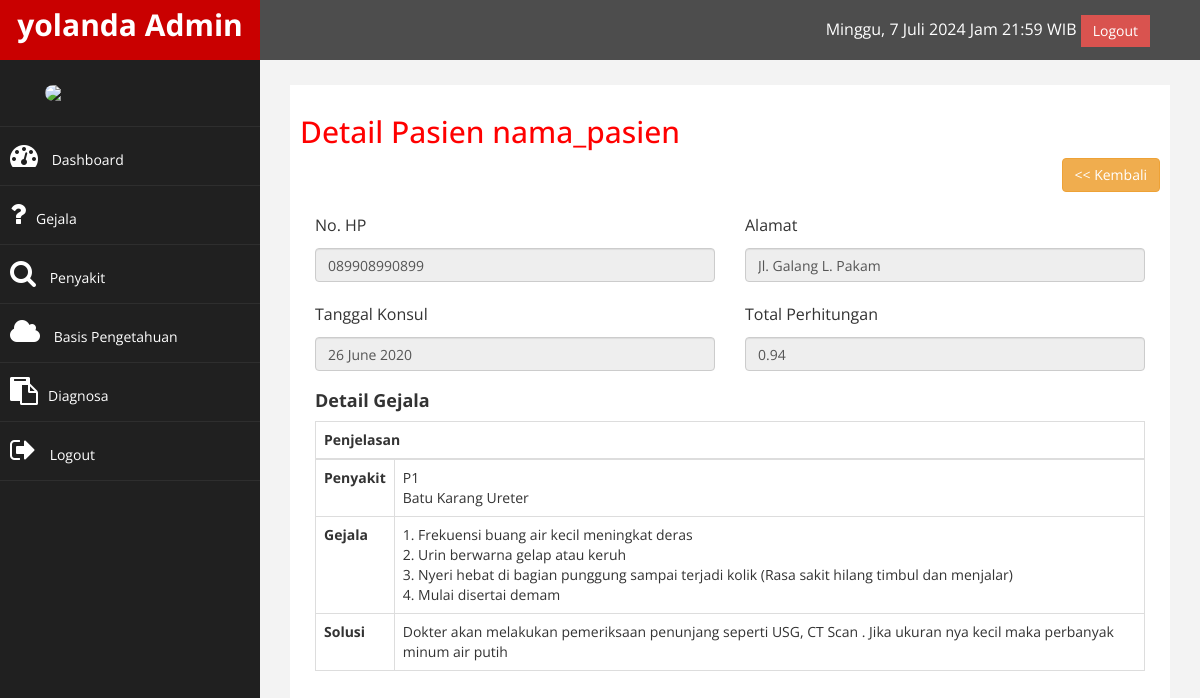
Screenshot of /admin/index.php?halaman=diagnosadetail&id=1 (signed in) with the database file from the repository.
### tables this page shows
CREATE TABLE IF NOT EXISTS `pasien` (
  `id_pasien` int(11) NOT NULL AUTO_INCREMENT,
  `nama_pasien` varchar(100) NOT NULL,
  `tgl_lahir` date NOT NULL,
  `umur` int(11) NOT NULL,
  `jk` enum('p','l') NOT NULL,
  `pekerjaan` varchar(50) NOT NULL,
  `no_hp` varchar(15) NOT NULL,
  `alamat` text NOT NULL,
  `tgl_konsul` date NOT NULL,
  `id_penyakit` int(11) NOT NULL,
  `gejala` longtext DEFAULT NULL,
  `total_perhitungan` float NOT NULL,
  PRIMARY KEY (`id_pasien`)
);

CREATE TABLE IF NOT EXISTS `penyakit` (
  `id_penyakit` int(11) NOT NULL AUTO_INCREMENT,
  `kode_penyakit` varchar(255) NOT NULL,
  `nama_penyakit` varchar(255) NOT NULL,
  `solusi` text NOT NULL,
  PRIMARY KEY (`id_penyakit`)
);

CREATE TABLE IF NOT EXISTS `gejala` (
  `id_gejala` int(11) NOT NULL AUTO_INCREMENT,
  `kode_gejala` varchar(50) NOT NULL,
  `nama_gejala` varchar(255) NOT NULL,
  `nilai_ds` float NOT NULL,
  PRIMARY KEY (`id_gejala`)
);

### admin/diagnosadetail.php (the view, shortened to what this page needs)
<?php $ambil=$koneksi->query("SELECT * FROM pasien WHERE pasien.id_pasien='$_GET[id]'");
$detail = $ambil->fetch_assoc();
?>
<h2>Detail Pasien <?php echo $detail['nama_pasien']; ?> </h2>
<div class="pull-right">
<a href="index.php?halaman=diagnosa" class="btn btn-warning"> << Kembali </a>
</div>
<br>
<div class="form-row">
    <div class="form-group">
        <div class="col-md-6">
            <p>No. HP</p>
            <input type="text" readonly value="<?php echo $detail['no_hp']; ?>" class="form-control">
        </div>
    </div>
</div>
<div class="form-row">
    <div class="form-group">
        <div class="col-md-6">
            <p>Alamat</p>
            <input type="text" readonly value="<?php echo $detail['alamat']; ?>" class="form-control">
        </div>
    </div>
</div>
<div class="form-row">
    <div class="form-group">
        <div class="col-md-6">
            <p>Tanggal Konsul</p>
            <input type="text" readonly value="<?php echo date ('d F Y', strtotime( $detail['tgl_konsul'])); ?>" class="form-control">
        </div>
    </div>
</div>
<div class="form-row">
    <div class="form-group">
        <div class="col-md-6">
            <p>Total Perhitungan</p>
            <input type="text" readonly value="<?php echo round($detail['total_perhitungan'],2); ?>" class="form-control">
        </div>
    </div>
</div>
<div class="form-row">
    <div class="form-group">
        <div class="col-md-12">
            <h4><strong>Detail Gejala</strong></h4>
            <table class="table table-bordered">
    <thead>
        <tr>
            <th colspan="2">Penjelasan</th>
        </tr>
    </thead>
    <tbody>
        <?php
                    $result = $koneksi->query("SELECT * FROM pasien JOIN penyakit ON pasien.id_penyakit = penyakit.id_penyakit WHERE id_pasien='".$_GET['id']."'");
                    while($row = mysqli_fetch_array($result)):
                        echo "<tr>";
                        echo "<th>Penyakit</th>";
                        echo "<td>" . $row['kode_penyakit'] . " <br> " . $row['nama_penyakit'] . "</td>";
                        echo "</tr>";
                        echo "<tr>";
                        echo "<th>Gejala</th>";
                        echo "<td>";
                        $gejala = unserialize($row['gejala']);
                        foreach ($gejala as $key => $value) {
                            $result_gejala = $koneksi->query("SELECT * FROM gejala WHERE id_gejala='".$value."'");
                            while($row_gejala = mysqli_fetch_array($result_gejala)):
                                echo $key+1 . ". " . $row_gejala['nama_gejala'] . "<br>";
                            endwhile;
                        }
                        echo "</td>";
                        echo "</tr>";
                        echo "<tr>";
                        echo "<th>Solusi</th>";
                        echo "<td>" . $row['solusi'] . "</td>";
                        echo "</tr>";
                    endwhile;
                ?>
    </tbody>
</table>
        </div>
    </div>
</div>

### assets/css/custom.css (style rules this page uses)
body { font-family: 'Open Sans', sans-serif; }
h2 { color: #f00; }
h4 { padding-top:10px; }
p { font-size:16px; line-height:25px; padding-top:20px; }

### rows the page displays
pasien: nama_pasien "nama_pasien", no_hp "089908990899", alamat "Jl. Galang L. Pakam", tgl_konsul "26 June 2020", total_perhitungan "0.94", id_penyakit.kode_penyakit "P1", id_penyakit.nama_penyakit "Batu Karang Ureter", id_penyakit.solusi "Dokter akan melakukan pemeriksaan penunjang seperti USG, CT Scan . Jika ukuran nya kecil maka perbanyak minum air putih"
gejala: nama_gejala "Frekuensi buang air kecil meningkat deras"
gejala: nama_gejala "Urin berwarna gelap atau keruh"
gejala: nama_gejala "Nyeri hebat di bagian punggung sampai terjadi kolik (Rasa sakit hilang timbul dan menjalar)"
gejala: nama_gejala "Mulai disertai demam"

### other values shown
$_SESSION['user']['nama_lengkap'] "yolanda"
